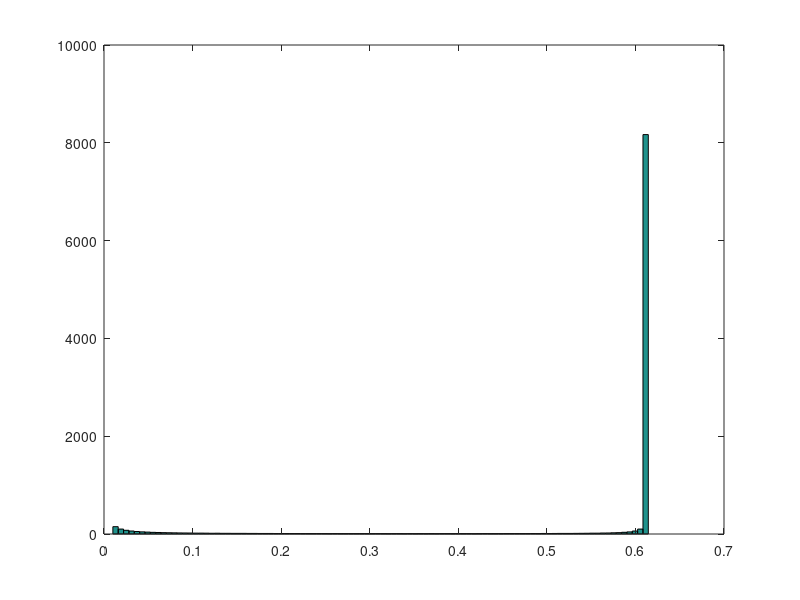

The MATLAB source for this figure:
N = 10000;
R = 3:0.01:4;
x = zeros(N,length(R));
x(1,:) = 0.2;
y = zeros(1,N);
y(1) = 0.01;
d = 0.1;
X = zeros(100,length(R));

for r=1:1%length(R)
    for i=1:N-1
        %x(i+1,r) = R(r)*x(i,r)*(1-x(i,r));
        y(i+1) = y(i)+0.01*(y(i)*sqrt(d) + (d*y(i)*y(i)) - (y(i)^3));
    end
    X(:,r) = hist(x(:,r),100);
end

hist(y,100);
%surf(X);